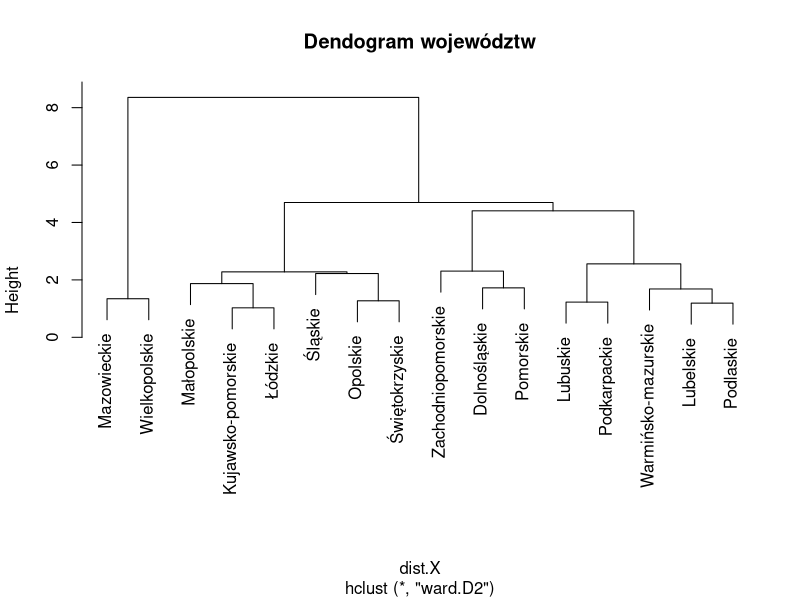

The R source for this figure:
## ---- chunk 1
library(readxl)
dane <- read_excel("dane.xlsx")
head(dane)
library(lmtest)
library(cluster)
library(fpc)
library(MASS)
## ---- chunk 2
Frame1 <- data.frame(dane)
K <- ncol(Frame1)
## ---- chunk 3
Frame2 <- data.frame(scale(Frame1[,2:K]))
## ---- chunk 4
X <- data.frame(Frame1[1],Frame2)
head(X)
## ---- chunk 5
dist.X <- dist(X[2:K],method = "euclidian")
round(dist.X,2)
## ---- chunk 6
CW<-hclust(dist.X,method = "ward.D2",members = NULL)

A1<-plot(CW,labels = X[,1],main="Dendogram województw")
## ---- chunk 7
#dla 3 klastrów
clust3<-cutree(CW,k=3)
#dla 4 klastrów
clust4<-cutree(CW,k=4)
## ---- chunk 8
showc3 <- lapply(1:3,function(which.group)Frame1[1][clust3==which.group,])
showc3
## ---- chunk 9
showc4 <- lapply(1:4,function(which.group)Frame1[1][clust4==which.group,])
showc4
## ---- chunk 10
S3<-cluster.stats(dist.X,clust3)
S3$cluster.size
## ---- chunk 11
S3$average.distance
## ---- chunk 12
S3$separation.matrix
## ---- chunk 13
S3$average.between
## ---- chunk 14
S3$average.within
## ---- chunk 15
S4<-cluster.stats(dist.X,clust4)
S4$cluster.size
## ---- chunk 16
S4$average.distance
## ---- chunk 17
S4$separation.matrix
## ---- chunk 18
S4$average.between
## ---- chunk 19
S4$average.within
## ---- chunk 20
ifelse(S3$wb.ratio<=S4$wb.ratio,"Klastorwanie pierwsze jest lepsze","Klastorwanie drugie jest lepsze")
## ---- chunk 21
ifelse(S3$pearsongamma>=S4$pearsongamma,"Klastorwanie pierwsze jest lepsze","Klastorwanie drugie jest lepsze")
## ---- chunk 22
ifelse(S3$dunn2>=S4$dunn2,"Klastorwanie pierwsze jest lepsze","Klastorwanie drugie jest lepsze")
